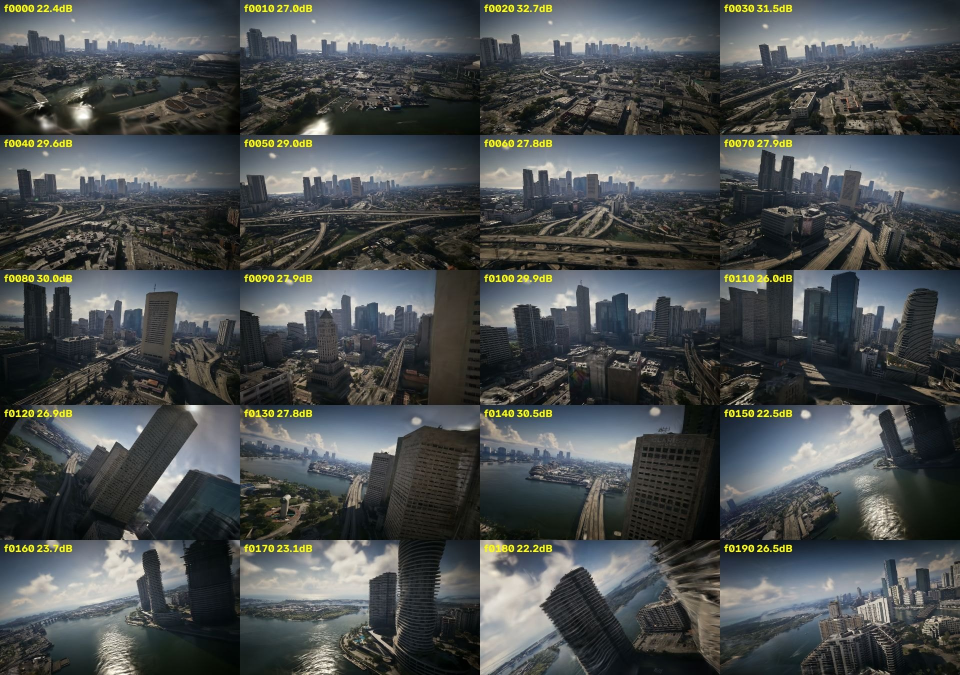
#> input picture media/eval/brush_heldout_all20.jpg, 1920 x 1350 px, given in place of f0000.png, which was not available (shown at 1/2 size)
$ python heli_masks.py out.png
#> lines starting #> are read from the running program, lines starting #| are printed output that depends on the picture; after the words box and inside, x2 and y2 are one past the last pixel; in counts of white or black regions, pixels touching at a corner belong together
"""Per-frame tight helicopter masks: the heli is static in screen space while the scene moves.

A pixel inside the old safety circle is 'heli' if it barely changes vs frames i-k and i+k.
Writes dataset_v2/masks/fNNNN.png (white = keep) with the HUD boxes copied from the old mask.
usage: heli_masks.py [preview_out.jpg]
"""
import cv2, glob, numpy as np, pathlib, shutil, sys

old = cv2.imread("dataset/masks/f0000.png", 0)
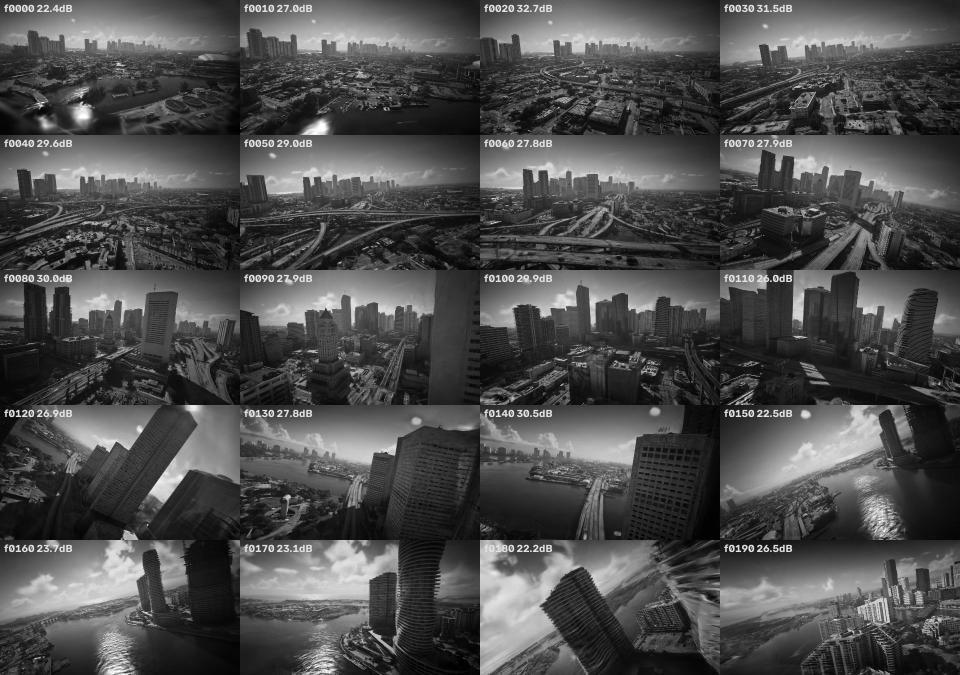
#> old: shape (1350, 1920) (shown at 1/2 size); min 0, max 255, mean 77.1
H, W = old.shape
#> H = 1350; W = 1920
yy, xx = np.nonzero(old == 0)
#> yy = 239 values from 178 to 1349; xx = 239 values, max 1916 at index 32, min 8 at index 77, mean 1049.7
# the old safety circle = largest masked component of the old mask; the rest are HUD boxes
n0, lab0, st0, cen0 = cv2.connectedComponentsWithStats((old == 0).astype(np.uint8))
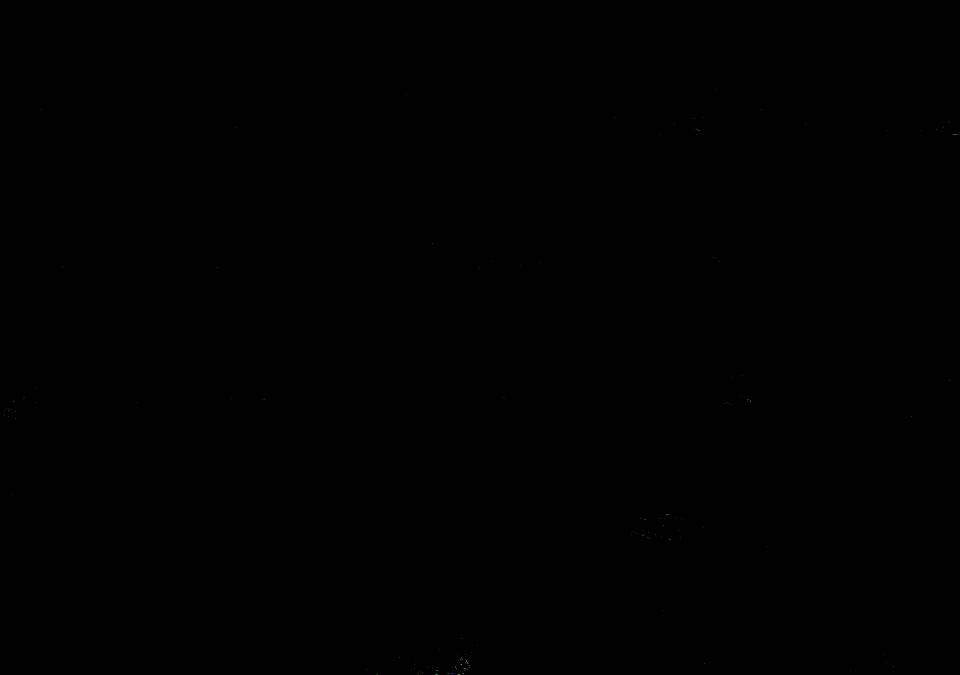
#> lab0: shape (1350, 1920) int32 (shown at 1/2 size); 158 distinct labels, from 0 to 157; one colour per label, 0 black
#> n0 = 158; st0 = 158 rows, first 6: [0, 0, 1920, 1350, 2591761], [1432, 178, 1, 1, 1], [813, 188, 1, 1, 1], [82, 218, 1, 1, 1], [1523, 219, 1, 1, 1], [1228, 234, 1, 1, 1]; cen0 = 158 pairs, first value 8 to 1916, second value 178 to 1349
big = 1 + int(np.argmax(st0[1:, cv2.CC_STAT_AREA]))
#> big = 119
circle = ((lab0 == big) * 255).astype(np.uint8)
#> circle: shape (1350, 1920); 0% white in thin lines or dots, all inside (x1, y1, x2, y2) = (932, 1320, 937, 1327)
C0 = cen0[big]; R0 = float(np.sqrt(st0[big, cv2.CC_STAT_AREA] / np.pi))
#> after `C0 = cen0[big]`: C0 = [933.6, 1323.4]
#> after `R0 = float(np.sqrt(st0[big, cv2.CC_STAT_AREA] / np.pi))`: R0 = 1.78
hud = (old == 0) & (circle == 0)
#> hud: shape (1350, 1920) bool; 0.01% white in thin lines or dots, all inside (x1, y1, x2, y2) = (8, 178, 1917, 1350)

files = sorted(glob.glob("dataset/images/*.jpg"))
g = [cv2.GaussianBlur(cv2.cvtColor(cv2.imread(f), cv2.COLOR_BGR2GRAY), (5, 5), 0).astype(np.int16) for f in files]
#> g = 1 item
out = pathlib.Path("dataset_v2"); (out / "masks").mkdir(parents=True, exist_ok=True)
if not (out / "images").exists(): (out / "images").symlink_to(pathlib.Path("dataset/images").resolve())
if not (out / "sparse").exists(): shutil.copytree("dataset/sparse", out / "sparse")

k1, k2, thr = 3, 6, 10
ker = cv2.getStructuringElement(cv2.MORPH_ELLIPSE, (9, 9))
areas, masks = [], []
for i in range(len(g)):
    diffs = [np.abs(g[i] - g[j]) for j in (i - k2, i - k1, i + k1, i + k2) if 0 <= j < len(g)]
#> (the run stopped early here; a loop or call above may not have finished)
